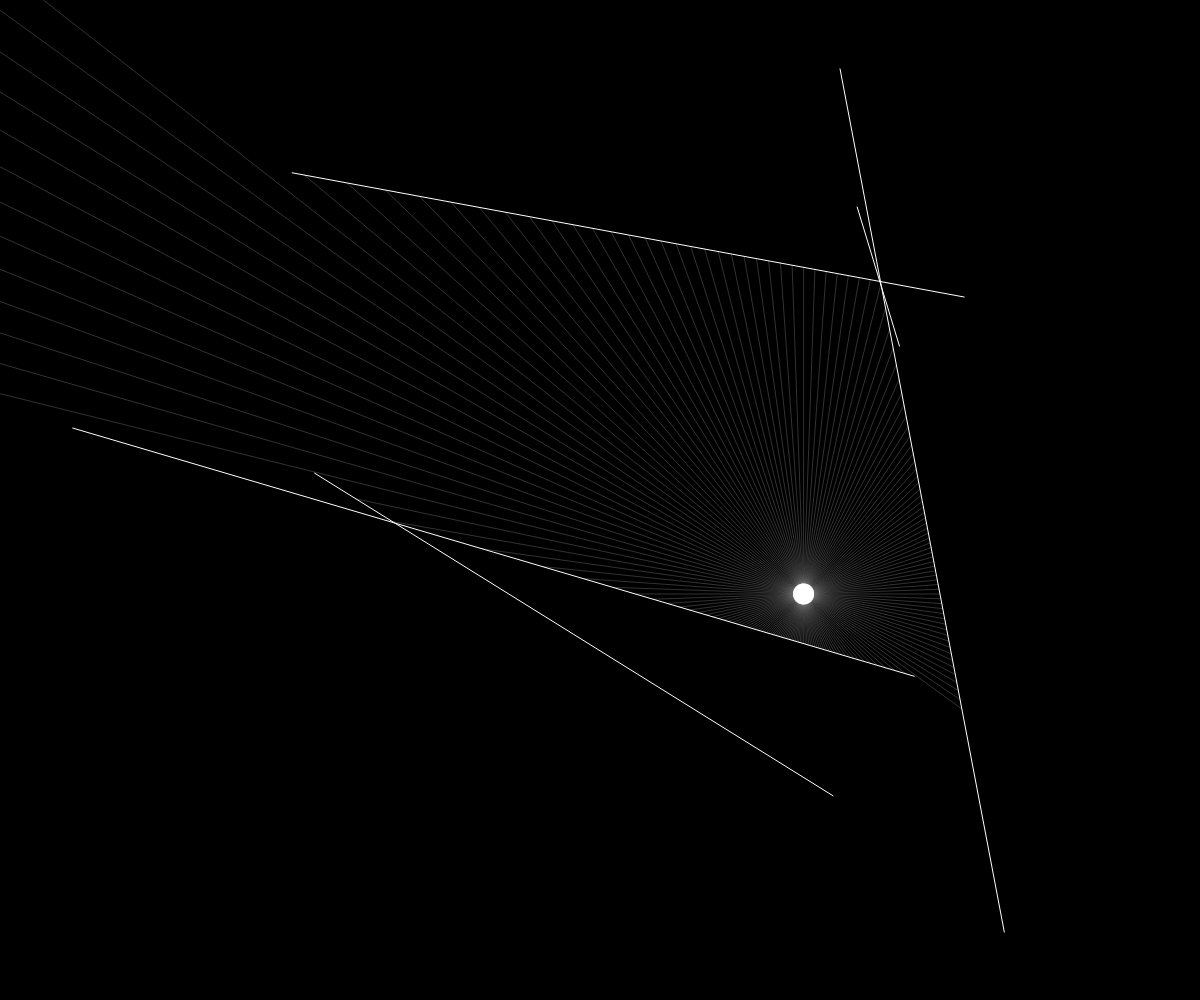
Frame 1 (no input)
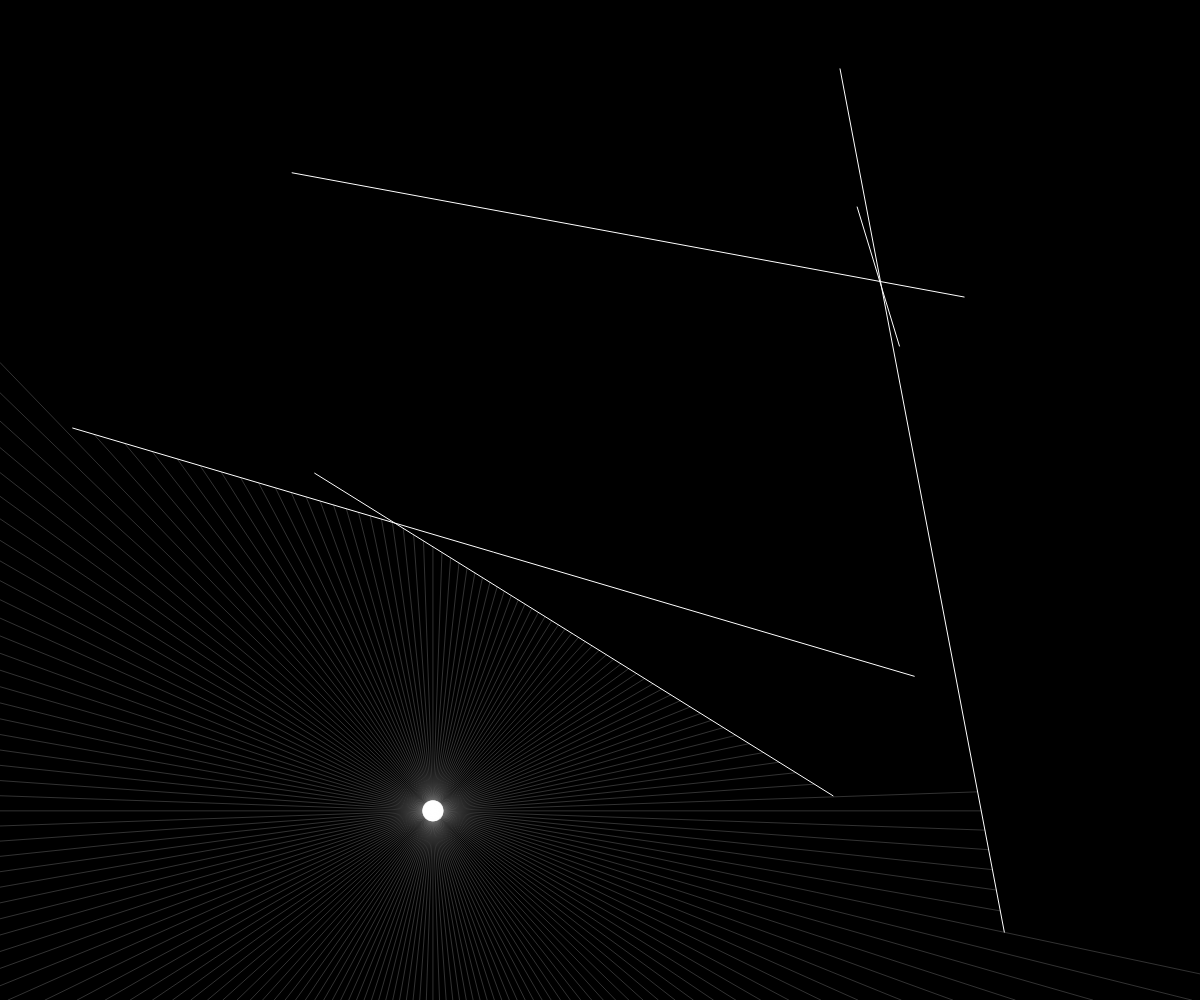
Frame 60 (no input)
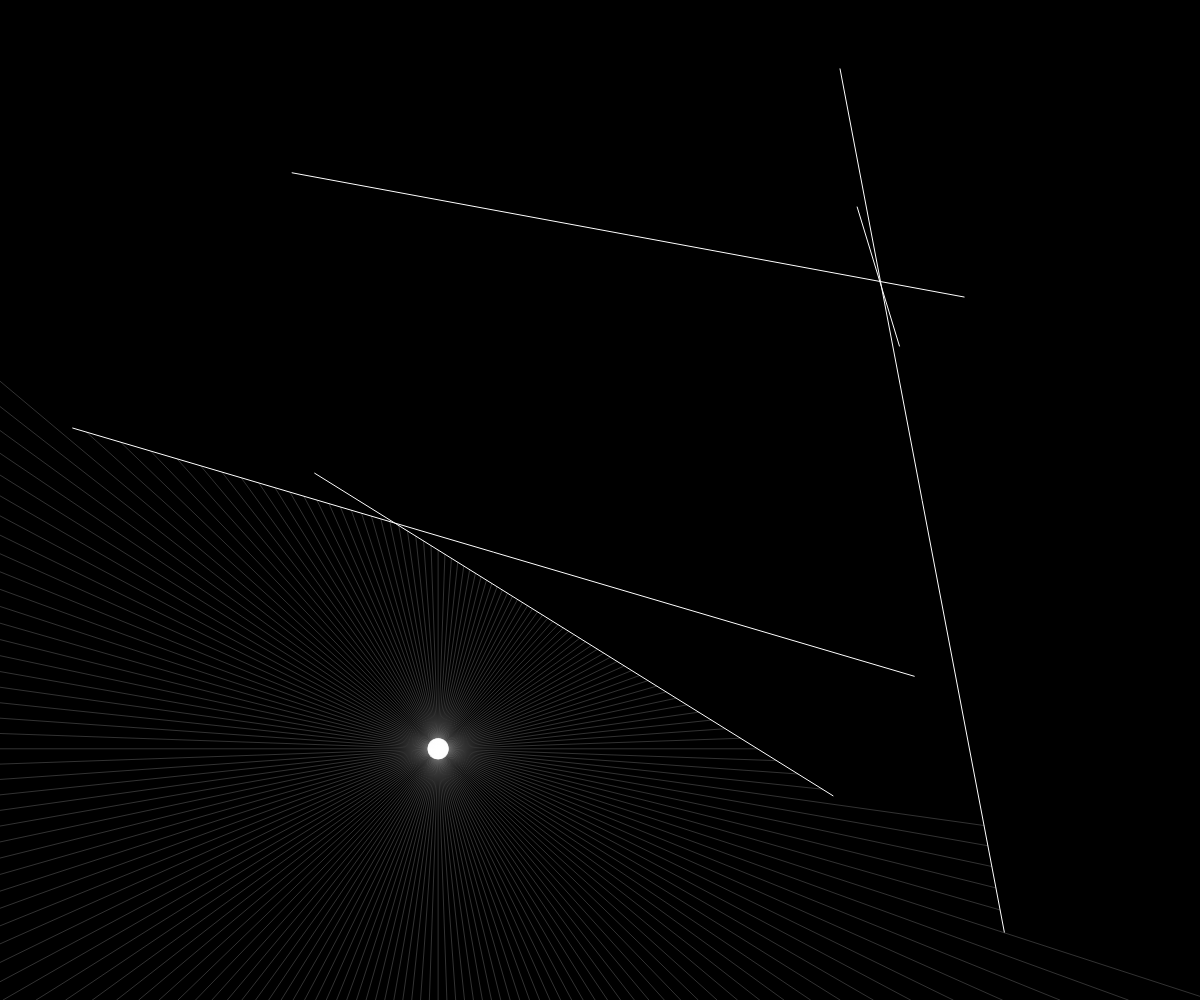
Frame 120 (the mouse pressed at the canvas centre since frame 60)

The p5.js sketch that drew these frames (run headless with seeded random() and noise() and a simulated clock; from frame 60 on, the mouse is pressed at the canvas centre):

// p5.js sketch
// ── sketch.js
let wall
let particle

let render = []
let walls = []

let xoff = 0
let yoff = 1000

function setup() {
	createCanvas(innerWidth, innerHeight)

	for (let i = 0; i < 5; i++) {
		const wall = new Boundry(random(width), random(height), random(width), random(height))
		
		walls.push(wall)
		render.push(wall)
	}

	walls.push(new Boundry(0, 0, width, 0))
	walls.push(new Boundry(width, 0, width, height))
	walls.push(new Boundry(width, height, 0, height))
	walls.push(new Boundry(0, height, 0, 0))

	particle = new Particle()

	render.push(particle)
}

function draw() {
	background(0)

	particle.update(noise(xoff) * width, noise(yoff) * height)

	render.forEach(el => el.show())
	particle.look(walls)

	xoff += 0.01
	yoff += 0.01
}

// ── boundry.js
class Boundry {
    constructor(x1, y1, x2, y2) {
        this.a = createVector(x1, y1)
        this.b = createVector(x2, y2)
    }

    show() {
        const { a, b } = this

        stroke(255)
        line(a.x, a.y, b.x, b.y)
    }
}
// ── particle.js
class Particle {
	constructor() {
		this.pos = createVector(width / 2, height / 2)
		this.rays = []

		for (let index = 0; index < 360; index += 2) {
			this.rays.push(new Ray(this.pos, radians(index)))
		}
	}

	update(x, y) {
		this.pos.set(x, y)
	}

	look(walls) {
		this.rays.forEach(ray => {
			let record = Infinity
			let closest = null

			walls.forEach(wall => {
				const pt = ray.cast(wall) 

				if (pt) {
					const d = p5.Vector.dist(this.pos, pt)
					if (d < record) {
						record = d
						closest = pt
					}
				}
			})

			if (closest) {
				stroke(255, 50)
				line(this.pos.x, this.pos.y, closest.x, closest.y)
			}
		})
	}

	show() {
		fill(255)

		ellipse(this.pos.x, this.pos.y, 1, 1)

		this.rays.forEach(ray => ray.show())
	}
}
// ── ray.js
class Ray {
	constructor(pos, angle) {
		this.pos = pos
		this.dir = p5.Vector.fromAngle(angle)
	}

	lookAt(x, y) {
		this.dir.x = x - this.pos.x
		this.dir.y = y - this.pos.y
		this.dir.normalize()
	}

	show() {
		stroke(255)
		push()

		translate(this.pos.x, this.pos.y)
		line(0, 0, this.dir.x * 10, this.dir.y * 10)
		
		pop()
	}

	cast(wall) {
		const x1 = wall.a.x
    const y1 = wall.a.y
    const x2 = wall.b.x
    const y2 = wall.b.y

    const x3 = this.pos.x
    const y3 = this.pos.y
    const x4 = this.pos.x + this.dir.x
    const y4 = this.pos.y + this.dir.y

    const den = (x1 - x2) * (y3 - y4) - (y1 - y2) * (x3 - x4)
    if (den == 0) {
      return
    }

    const t = ((x1 - x3) * (y3 - y4) - (y1 - y3) * (x3 - x4)) / den
    const u = -((x1 - x2) * (y1 - y3) - (y1 - y2) * (x1 - x3)) / den
    if (t > 0 && t < 1 && u > 0) {
      const pt = createVector()
      pt.x = x1 + t * (x2 - x1)
      pt.y = y1 + t * (y2 - y1)
      return pt
    } else {
      return
    }
	}
}
